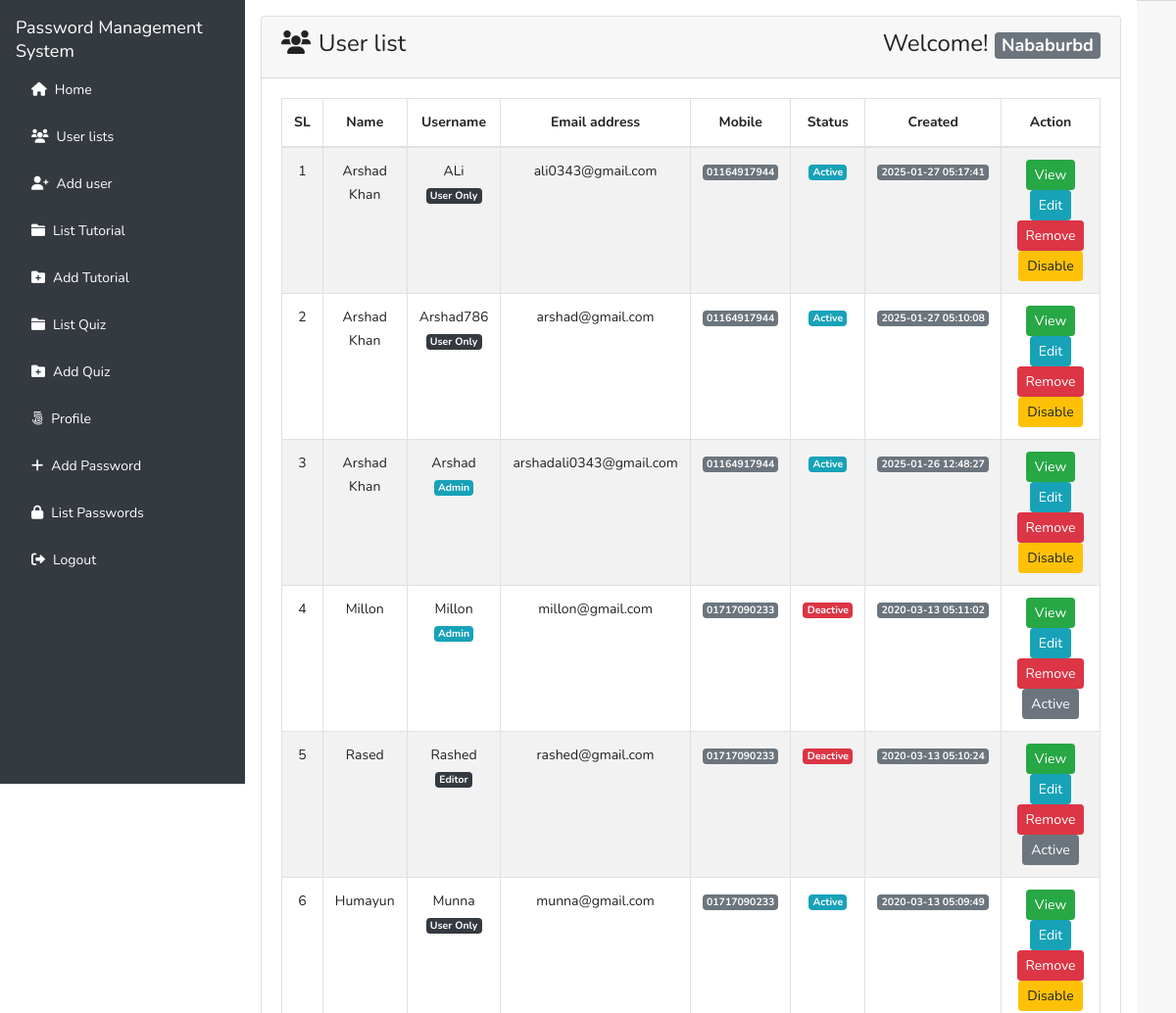
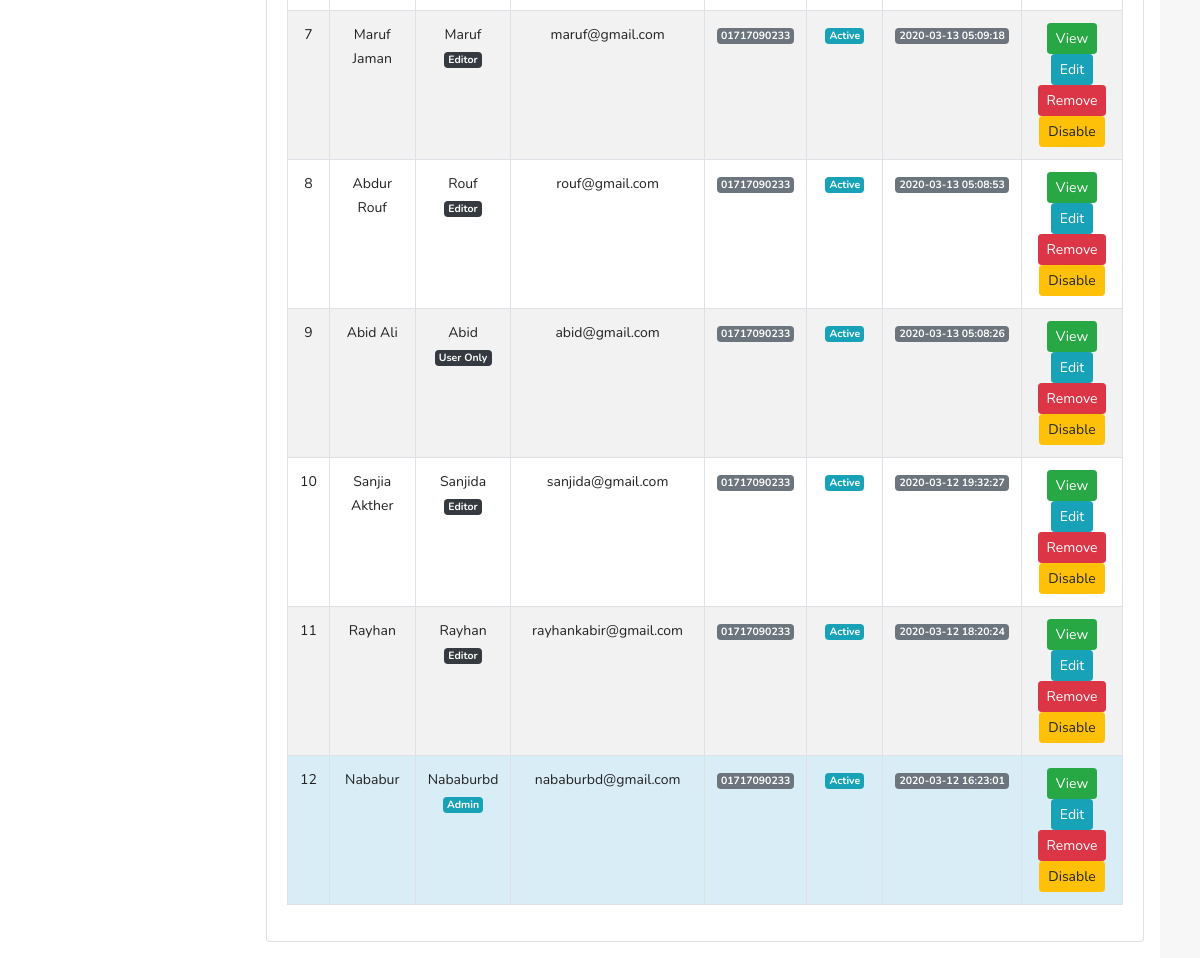
The page /dashboard.php (signed in) on the database as committed earlier (2 pictures, top to bottom).
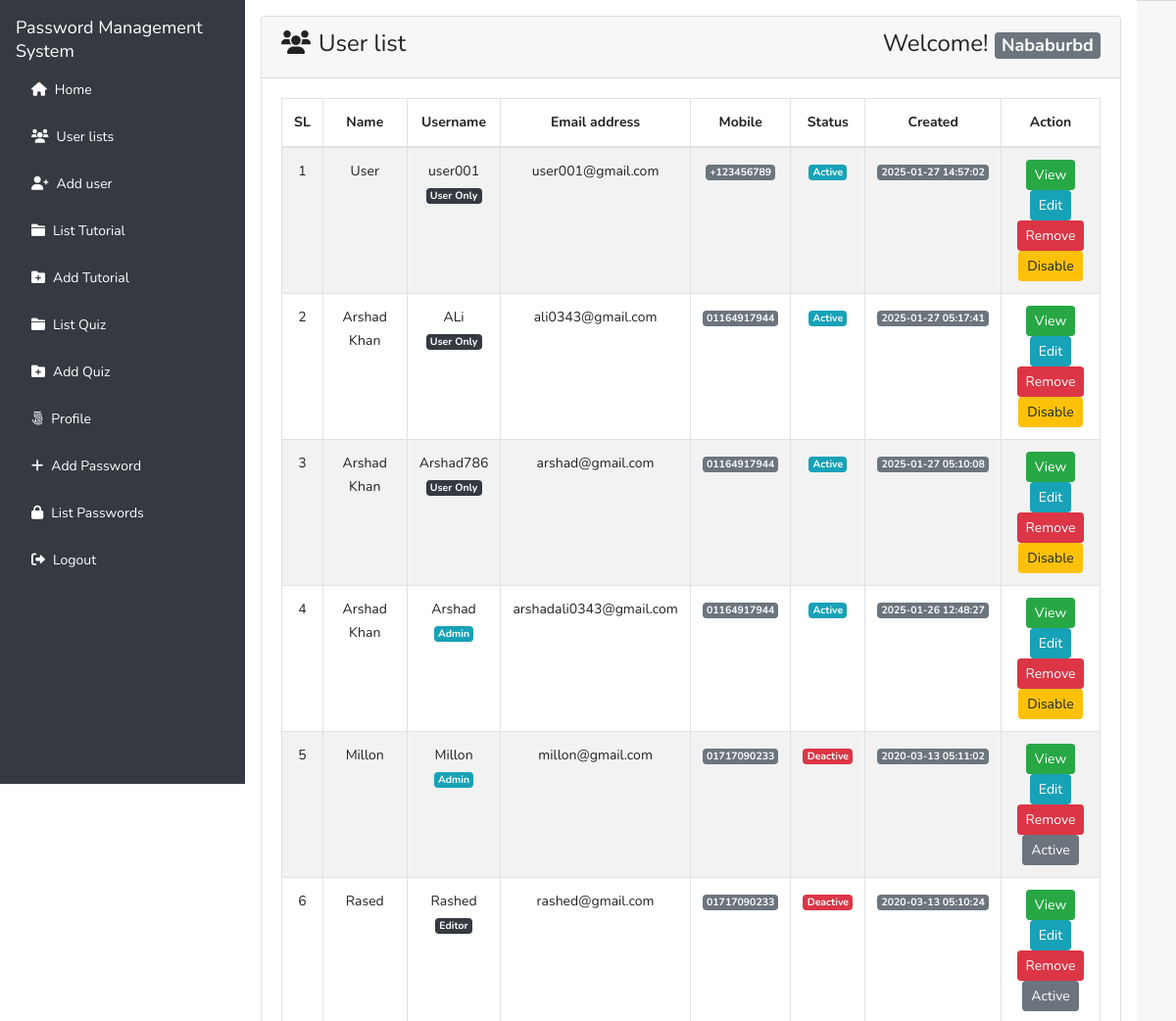
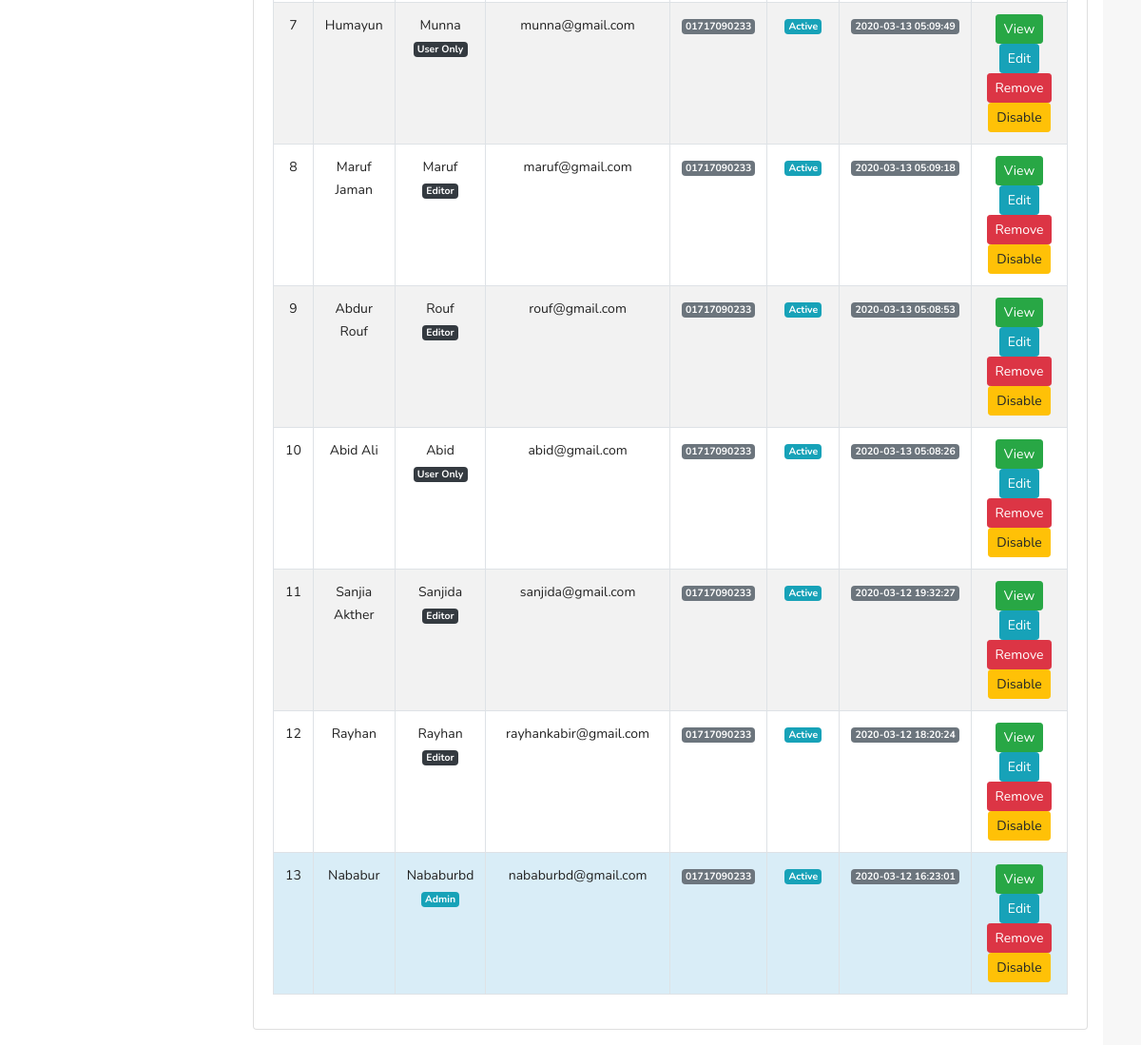
The same page on the database as committed later (2 pictures, top to bottom).
### tables this page shows
CREATE TABLE `tbl_users` (
  `id` int(11) NOT NULL,
  `name` varchar(255) DEFAULT NULL,
  `username` varchar(255) DEFAULT NULL,
  `email` varchar(255) DEFAULT NULL,
  `password` varchar(255) DEFAULT NULL,
  `mobile` varchar(25) DEFAULT NULL,
  `roleid` tinyint(4) DEFAULT NULL,
  `isActive` tinyint(4) DEFAULT 0,
  `created_at` timestamp NOT NULL DEFAULT current_timestamp(),
  `updated_at` timestamp NOT NULL DEFAULT current_timestamp()
);

### classes/Users.php (called while the page is built, shortened)
<?php
$basepath = realpath(__DIR__ . '/..');
include $basepath . '/lib/Database.php';
include_once $basepath . '/lib/Session.php';
class Users
{
  private $db;
  public function __construct()
  {
    $this->db = new Database();
  }
  public function formatDate($date)
  {
    $strtime = strtotime($date);
    return date('Y-m-d H:i:s', $strtime);
  }
  public function selectAllUserData()
  {
    $sql = "SELECT * FROM tbl_users ORDER BY id DESC";
    $stmt = $this->db->pdo->prepare($sql);
    $stmt->execute();
    return $stmt->fetchAll(PDO::FETCH_OBJ);
  }
}

### lib/Database.php (called while the page is built, shortened)
<?php
$basepath = realpath(__DIR__ . '/..');
class  Database
{
  public $pdo;
  public function __construct()
  {
    if (!isset($this->pdo)) {
      try {
        $link = new PDO('mysql:host=' . DB_HOST . '; dbname=' . DB_NAME, DB_USER, DB_PASS);
        $link->setAttribute(PDO::ATTR_ERRMODE, PDO::ERRMODE_EXCEPTION);
        $link->exec("SET CHARACTER SET utf8");
        $this->pdo  =  $link;
      } catch (PDOException $e) {
        die("Connection error..." . $e->getMessage());
      }
    }
  }
}

### lib/Session.php (called while the page is built, shortened)
<?php
class Session
{
  public static function get($key)
  {
    if (isset($_SESSION[$key])) {
      return $_SESSION[$key];
    } else {
      return false;
    }
  }
}

### dashboard.php (the view, shortened to what the changed rows need)
<?php
include './inc/header copy.php';
?>
<div class="flex-grow-1 p-3">
  <div class="card">
    <div class="card-body">
      <table id="example" class="table table-striped table-bordered" style="width:100%">
        <thead>
          <tr>
            <th class="text-center">SL</th>
            <th class="text-center">Name</th>
            <th class="text-center">Username</th>
            <th class="text-center">Email address</th>
            <th class="text-center">Mobile</th>
            <th class="text-center">Status</th>
            <th class="text-center">Created</th>
            <th width='25%' class="text-center">Action</th>
          </tr>
        </thead>
        <tbody>
          <?php
          $allUser = $users->selectAllUserData();
          if ($allUser) {
            $i = 0;
            foreach ($allUser as $value) {
              $i++;
          ?>
              <tr class="text-center" <?php if (Session::get("id") == $value->id) echo "style='background:#d9edf7'"; ?>>
                <td><?php echo $i; ?></td>
                <td><?php echo $value->name; ?></td>
                <td>
                  <?php echo $value->username; ?>
                  <br>
                  <?php if ($value->roleid == '1') {
                    echo "<span class='badge badge-lg badge-info text-white'>Admin</span>";
                  } elseif ($value->roleid == '2') {
                    echo "<span class='badge badge-lg badge-dark text-white'>Editor</span>";
                  } elseif ($value->roleid == '3') {
                    echo "<span class='badge badge-lg badge-dark text-white'>User Only</span>";
                  } ?>
                </td>
                <td><?php echo $value->email; ?></td>
                <td><span class="badge badge-lg badge-secondary text-white"><?php echo $value->mobile; ?></span></td>
                <td>
                  <?php if ($value->isActive == '0') { ?>
                    <span class="badge badge-lg badge-info text-white">Active</span>
                  <?php } else { ?>
                    <span class="badge badge-lg badge-danger text-white">Deactive</span>
                  <?php } ?>
                </td>
                <td><span class="badge badge-lg badge-secondary text-white"><?php echo $users->formatDate($value->created_at); ?></span></td>
                <td>
                  <?php if (Session::get("roleid") == '1') { ?>
                    <a class="btn btn-success btn-sm" href="profile.php?id=<?php echo $value->id; ?>">View</a>
                    <a class="btn btn-info btn-sm" href="profile.php?id=<?php echo $value->id; ?>">Edit</a>
                    <a onclick="return confirm('Are you sure To Delete ?')" class="btn btn-danger btn-sm" href="?remove=<?php echo $value->id; ?>">Remove</a>
                    <?php if ($value->isActive == '0') { ?>
                      <a onclick="return confirm('Are you sure To Deactive ?')" class="btn btn-warning btn-sm" href="?deactive=<?php echo $value->id; ?>">Disable</a>
                    <?php } elseif ($value->isActive == '1') { ?>
                      <a onclick="return confirm('Are you sure To Active ?')" class="btn btn-secondary btn-sm" href="?active=<?php echo $value->id; ?>">Active</a>
                    <?php } ?>
                  <?php } ?>
                </td>
              </tr>
            <?php }
          } else { ?>
            <tr class="text-center">
              <td colspan="8">No user available now!</td>
            </tr>
          <?php } ?>
        </tbody>
      </table>
    </div>
  </div>
</div>
<?php
include 'inc/footer.php';
?>

Rows that differ between the two databases and show on the page:
added tbl_users: name "User", username "user001", shows "User Only", email "user001@gmail.com", mobile "+123456789", isActive "Active", created_at "2025-01-27 14:57:02"
